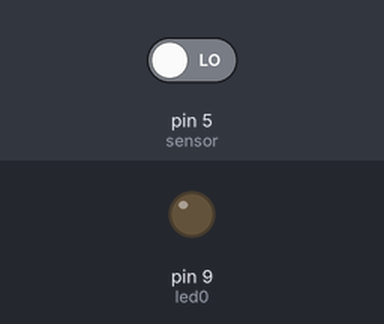
A sketch run on a simulated Arduino Uno, built with avr-gcc and run on an emulated ATmega328P. On the bench: output pins drawn as LEDs (lit = HIGH). The inputs (shaded band) are chosen by the test bench; at power-on: pin 5 (sensor) LOW. What the sketch prints to the serial monitor is not drawn.

Above: at 1.2 s.
1.3 s: pin 5 (sensor) driven HIGH
At 2.0 s:
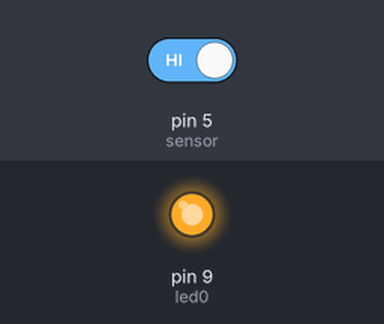
2.8 s: pin 5 (sensor) driven LOW
At 3.2 s:
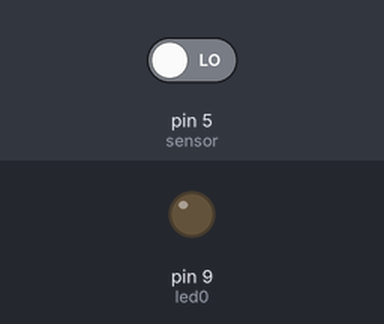
Timing chart, 0 to 5.8 s (numbered marks = the images above; inputs shaded):
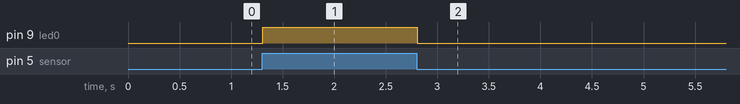

Measured:
- after the input at 1.3 s, pin 9 (led0): LOW → HIGH at once
- after the input at 2.8 s, pin 9 (led0): HIGH → LOW at once

The sketch:

in_PIR_motionsensor.ino
```cpp
// Botón con resistencia interna de Arduino

int valSensor;
const int led0=9 ;
const int sensor= 5;

void setup() {
  // put your setup code here, to run once:
  Serial.begin(9600);
  pinMode(sensor, INPUT); // Resistencia interna INPUT_PULLUP Si estamos utilizando el diagrama con resistencia externa, entonces solo hace falta escribir INPUT
  pinMode(led0, OUTPUT);
}

void loop() {
  // put your main code here, to run repeatedly:
  valSensor = digitalRead(sensor);
  Serial.println(valSensor);
  // delay(250);

  if(valSensor== HIGH){
digitalWrite(led0,  HIGH);
  }else{
digitalWrite(led0, LOW);
  }
}
```
